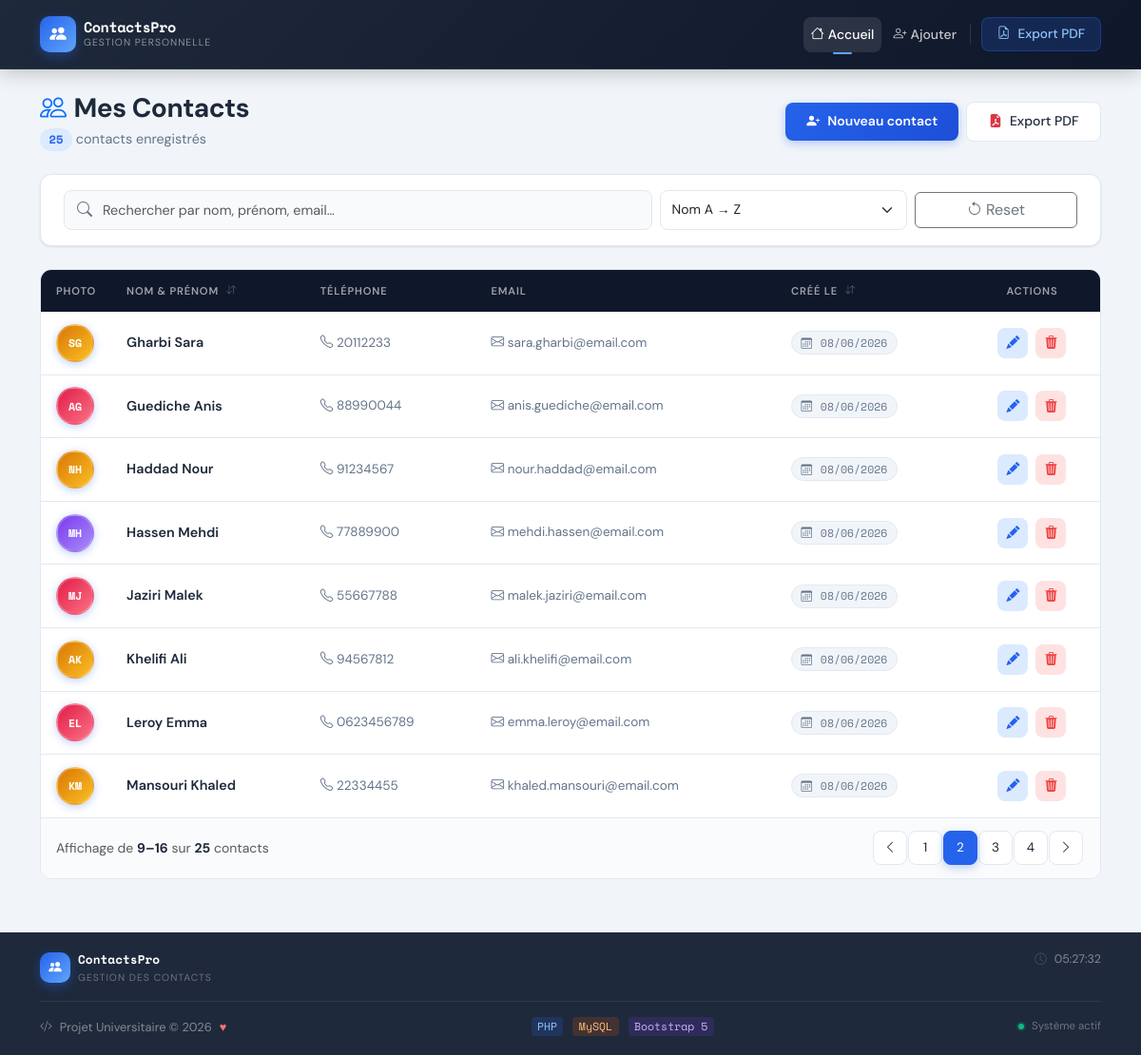
Page /index.php?sort=nom_asc&page=2 on the committed database.
### tables this page shows
CREATE TABLE `contacts` (
  `id`          INT(11)       NOT NULL AUTO_INCREMENT,
  `nom`         VARCHAR(50)   NOT NULL,
  `prenom`      VARCHAR(50)   NOT NULL,
  `telephone`   VARCHAR(20)   NOT NULL,
  `email`       VARCHAR(100)  NOT NULL,
  `photo`       VARCHAR(255)  DEFAULT NULL,
  `created_at`  TIMESTAMP     NOT NULL DEFAULT CURRENT_TIMESTAMP,
  PRIMARY KEY (`id`),
  UNIQUE KEY `uq_email` (`email`)
);

### app/controllers/ContactController.php (called while the page is built, shortened)
<?php
require_once __DIR__ . '/../services/ContactService.php';
require_once __DIR__ . '/../models/Contact.php';
class ContactController
{
    private ContactService   $service;
    public function __construct()
    {
        $uploadDir  = __DIR__ . '/../../public/uploads/photos/';
        $publicRoot = __DIR__ . '/../../public/';
        $this->service = new ContactService(
            model:      new Contact(),
            uploader:   new FileUploadService($uploadDir),
            publicRoot: $publicRoot,
        );
    }
    public function index(): void
    {
        $sort     = $_GET['sort'] ?? 'nom_asc';
        $page     = max(1, (int)($_GET['page'] ?? 1));
        ['contacts' => $contacts, 'page' => $page, 'pages' => $pages, 'total' => $total]
            = $this->service->paginate($sort, $page);
        require_once __DIR__ . '/../../views/contacts/index.php';
    }
}

### app/models/Contact.php (called while the page is built, shortened)
<?php
require_once __DIR__ . '/../config/Database.php';
class Contact
{
    private PDO $db;
    private string $table = 'contacts';
    public function __construct()
    {
        $this->db = Database::getInstance();
    }
    public function getAll(string $sort = 'nom_asc', int $page = 1, int $perPage = 8): array
    {
        $orderMap = [
            'nom_asc'  => 'nom ASC, prenom ASC',
            'nom_desc' => 'nom DESC, prenom DESC',
            'recent'   => 'created_at DESC',
            'ancien'   => 'created_at ASC',
        ];
        $order  = $orderMap[$sort] ?? 'nom ASC';
        $offset = ($page - 1) * $perPage;
        $stmt = $this->db->prepare(
            "SELECT * FROM {$this->table} ORDER BY {$order} LIMIT :limit OFFSET :offset"
        );
        $stmt->bindValue(':limit',  $perPage, PDO::PARAM_INT);
        $stmt->bindValue(':offset', $offset,  PDO::PARAM_INT);
        $stmt->execute();
        return $stmt->fetchAll();
    }
    public function countAll(): int
    {
        return (int) $this->db->query("SELECT COUNT(*) FROM {$this->table}")->fetchColumn();
    }
}

### app/config/Database.php (called while the page is built, shortened)
<?php
class Database
{
    private static ?PDO $instance = null;
    public static function getInstance(): PDO
    {
        if (self::$instance === null) {
            $db = new self();
            $dsn = "mysql:host={$db->host};dbname={$db->dbname};charset={$db->charset}";
            $options = [
                PDO::ATTR_ERRMODE            => PDO::ERRMODE_EXCEPTION,
                PDO::ATTR_DEFAULT_FETCH_MODE => PDO::FETCH_ASSOC,
                PDO::ATTR_EMULATE_PREPARES   => false,
            ];
            try {
                self::$instance = new PDO($dsn, $db->username, $db->password, $options);
            } catch (PDOException $e) {
                http_response_code(500);
                die(json_encode([
                    'error' => true,
                    'message' => 'Database connection failed: ' . $e->getMessage()
                ]));
            }
        }
        return self::$instance;
    }
}

### app/services/ContactService.php (called while the page is built, shortened)
<?php
require_once __DIR__ . '/../models/Contact.php';
class ContactService
{
    public function paginate(string $sort, int $page, int $perPage = 8): array
    {
        $total = $this->model->countAll();
        $pages = (int) ceil($total / $perPage);
        $page  = min(max(1, $page), max(1, $pages));
        return [
            'contacts' => $this->model->getAll($sort, $page, $perPage),
            'page'     => $page,
            'pages'    => $pages,
            'total'    => $total,
        ];
    }
}

### views/contacts/_table.php (the view, shortened to what this page needs)
<?php if (empty($contacts)): ?>
<div class="empty-state text-center py-5">
  <i class="bi bi-person-x display-2 text-muted d-block mb-3" style="opacity:.25"></i>
  <h5 class="text-muted fw-semibold mb-1">Aucun contact trouvé</h5>
  <p class="text-muted small mb-4">Commencez par ajouter votre premier contact.</p>
  <a href="index.php?action=create" class="btn btn-primary-custom">
    <i class="bi bi-person-plus-fill me-2"></i>Ajouter un contact
  </a>
</div>
<?php else: ?>
<div class="table-shell">
  <div class="table-responsive">
    <table class="contacts-table">
      <thead>
        <tr>
          <th style="width:60px">Photo</th>
          <th>
            <a href="index.php?sort=nom&page=1" class="sort-header">
              Nom &amp; Prénom
              <i class="bi bi-arrow-down-up ms-1 sort-icon"></i>
            </a>
          </th>
          <th class="d-none d-md-table-cell">Téléphone</th>
          <th class="d-none d-lg-table-cell">Email</th>
          <th class="d-none d-xl-table-cell">
            <a href="index.php?sort=created_at&page=1" class="sort-header">
              Créé le <i class="bi bi-arrow-down-up ms-1 sort-icon"></i>
            </a>
          </th>
          <th class="text-center">Actions</th>
        </tr>
      </thead>
      <tbody>
        <?php foreach ($contacts as $c): ?>
        <?php
          $initials = strtoupper(substr($c['prenom'], 0, 1) . substr($c['nom'], 0, 1));
          $colors   = ['blue','green','purple','amber','rose','teal'];
          $color    = $colors[crc32($c['id']) % count($colors)];
        ?>
        <tr class="contact-row">
          <td>
            <?php if ($c['photo'] && file_exists(ROOT . '/public/' . $c['photo'])): ?>
              <img src="public/<?= htmlspecialchars($c['photo'], ENT_QUOTES, 'UTF-8') ?>"
                   alt="<?= htmlspecialchars($c['prenom'], ENT_QUOTES, 'UTF-8') ?>"
                   class="contact-avatar" />
            <?php else: ?>
              <div class="avatar-placeholder avatar-<?= $color ?>">
                <?= $initials ?>
              </div>
            <?php endif; ?>
          </td>
          <td>
            <div class="contact-name">
              <?= htmlspecialchars($c['nom'],    ENT_QUOTES, 'UTF-8') ?>
              <?= htmlspecialchars($c['prenom'], ENT_QUOTES, 'UTF-8') ?>
            </div>
          </td>
          <td class="d-none d-md-table-cell">
            <a href="tel:<?= htmlspecialchars($c['telephone'], ENT_QUOTES, 'UTF-8') ?>"
               class="tel-link">
              <i class="bi bi-telephone"></i>
              <?= htmlspecialchars($c['telephone'], ENT_QUOTES, 'UTF-8') ?>
            </a>
          </td>
          <td class="d-none d-lg-table-cell">
            <a href="mailto:<?= htmlspecialchars($c['email'], ENT_QUOTES, 'UTF-8') ?>"
               class="email-link">
              <i class="bi bi-envelope"></i>
              <?= htmlspecialchars($c['email'], ENT_QUOTES, 'UTF-8') ?>
            </a>
          </td>
          <td class="d-none d-xl-table-cell">
            <span class="date-badge">
              <i class="bi bi-calendar3 me-1"></i>
              <?= date('d/m/Y', strtotime($c['created_at'])) ?>
            </span>
          </td>
          <td class="text-center">
            <div class="row-actions d-flex justify-content-center gap-2">
              <a href="index.php?action=edit&id=<?= $c['id'] ?>"
                 class="btn-act btn-edit"
                 title="Modifier <?= htmlspecialchars($c['prenom'], ENT_QUOTES, 'UTF-8') ?>">
                <i class="bi bi-pencil-fill"></i>
              </a>
              <button class="btn-act btn-delete"
                      title="Supprimer"
                      onclick="confirmDelete(<?= $c['id'] ?>, '<?= htmlspecialchars($c['prenom'] . ' ' . $c['nom'], ENT_QUOTES, 'UTF-8') ?>')">
                <i class="bi bi-trash3-fill"></i>
              </button>
            </div>
          </td>
        </tr>
        <?php endforeach; ?>
      </tbody>
    </table>
  </div>
  <div class="table-footer d-flex align-items-center justify-content-between flex-wrap gap-2">
    <?php $perPage = $perPage ?? 8; ?>
    <div class="pagination-info small text-muted">
      Affichage de
      <strong><?= (($page - 1) * $perPage) + 1 ?>–<?= min($page * $perPage, $total) ?></strong>
      sur <strong><?= $total ?></strong> contacts
    </div>
    <?php if ($pages > 1): ?>
    <ul class="pagination mb-0">
      <li class="page-item <?= $page <= 1 ? 'disabled' : '' ?>">
        <a class="page-link page-link-custom"
           href="index.php?sort=<?= $sort ?>&page=<?= $page - 1 ?>">
          <i class="bi bi-chevron-left"></i>
        </a>
      </li>
      <?php for ($i = max(1, $page - 2); $i <= min($pages, $page + 2); $i++): ?>
      <li class="page-item <?= $i === $page ? 'active' : '' ?>">
        <a class="page-link page-link-custom"
           href="index.php?sort=<?= $sort ?>&page=<?= $i ?>">
          <?= $i ?>
        </a>
      </li>
      <?php endfor; ?>
      <li class="page-item <?= $page >= $pages ? 'disabled' : '' ?>">
        <a class="page-link page-link-custom"
           href="index.php?sort=<?= $sort ?>&page=<?= $page + 1 ?>">
          <i class="bi bi-chevron-right"></i>
        </a>
      </li>
    </ul>
    <?php endif; ?>
  </div>
</div>
<?php endif; ?>

### rows in the picture
contacts: initials "SG", nom "Gharbi", prenom "Sara", telephone "20112233", email "sara.gharbi@email.com", created_at "08/06/2026"
contacts: initials "AG", nom "Guediche", prenom "Anis", telephone "88990044", email "anis.guediche@email.com", created_at "08/06/2026"
contacts: initials "NH", nom "Haddad", prenom "Nour", telephone "91234567", email "nour.haddad@email.com", created_at "08/06/2026"
contacts: initials "MH", nom "Hassen", prenom "Mehdi", telephone "77889900", email "mehdi.hassen@email.com", created_at "08/06/2026"
contacts: initials "MJ", nom "Jaziri", prenom "Malek", telephone "55667788", email "malek.jaziri@email.com", created_at "08/06/2026"
contacts: initials "AK", nom "Khelifi", prenom "Ali", telephone "94567812", email "ali.khelifi@email.com", created_at "08/06/2026"
contacts: initials "EL", nom "Leroy", prenom "Emma", telephone "0623456789", email "emma.leroy@email.com", created_at "08/06/2026"
contacts: initials "KM", nom "Mansouri", prenom "Khaled", telephone "22334455", email "khaled.mansouri@email.com", created_at "08/06/2026"

### other values in the picture
$total "25"
min($page * $perPage, $total) "16"
